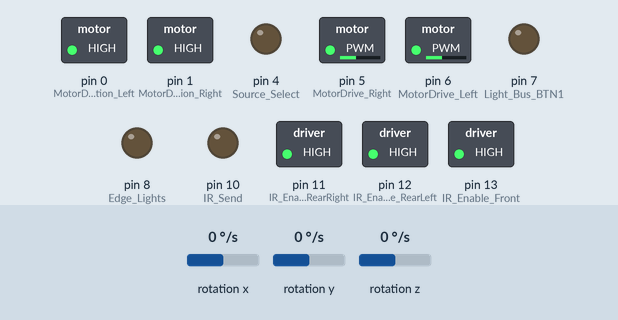
Recording of a sketch running on a simulated Arduino Uno, built with avr-gcc and run on an emulated ATmega328P. Shown: switched loads named in the sketch (green lamp = pin HIGH), output pins drawn as LEDs (lit = HIGH). Wiring (inferred from the names in the program): L3G4200D gyroscope at I2C address 0x6B. The test bench sets the inputs (shaded band); at power-on: rotation z 0 °/s, rotation x 0 °/s, rotation y 0 °/s.

Above: at 3.2 s.
3.3 s: rotation z set to 100 °/s
6.3 s: rotation z set to -192 °/s
At 8.9 s:
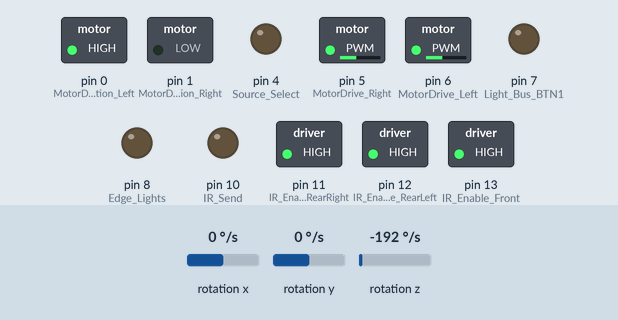
9.3 s: rotation z set to 192 °/s
At 12.0 s:
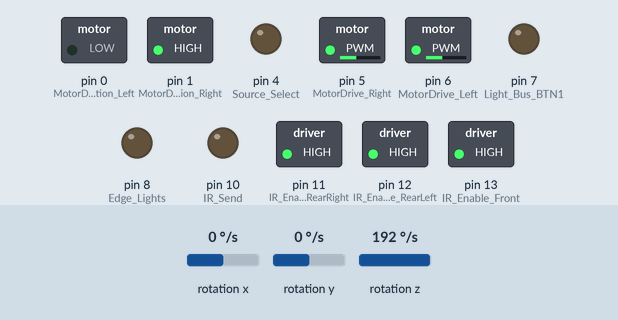
12.3 s: rotation z set to -104 °/s
15.3 s: rotation z set to 0 °/s
At 17.2 s:
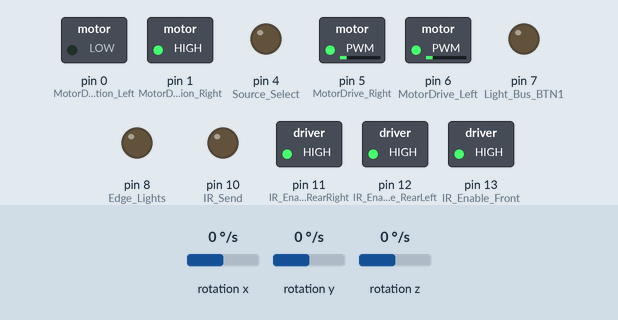
18.3 s: rotation z set to -100 °/s
At 19.7 s:
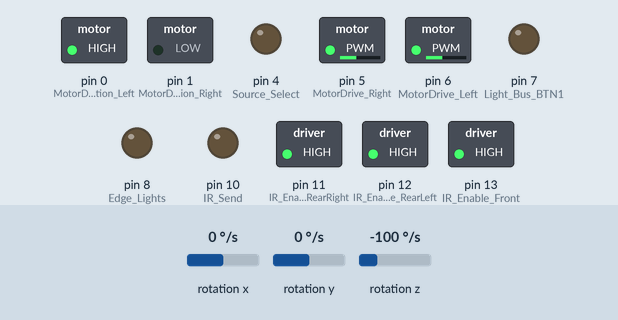
Timing chart, 0 to 20.8 s (numbered marks = the images above; inputs shaded):
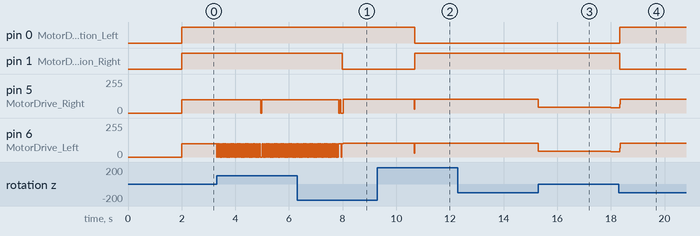

Measured:
- after the input at 6.3 s, pin 0 (MotorDirection_Left): stays HIGH (without the input it goes to LOW after 1.8 s); pin 1 (MotorDirection_Right): goes on until 8.0 s, then stays LOW
- after the input at 9.3 s, pin 5 (MotorDrive_Right), pin 6 (MotorDrive_Left): 102/255 → 27/255 after 1.4 s, → 102/255 0.03 s later
- after the input at 12.3 s, pin 0 (MotorDirection_Left): stays LOW (without the input it goes to HIGH after 1.4 s); pin 1 (MotorDirection_Right): stays HIGH (without the input it goes to LOW after 1.4 s); pin 5 (MotorDrive_Right), pin 6 (MotorDrive_Left): 102/255 → 45/255 after 3.0 s
- after the input at 15.3 s, pin 0 (MotorDirection_Left): stays LOW (without the input it goes to HIGH after 0.02 s); pin 1 (MotorDirection_Right): stays HIGH (without the input it goes to LOW after 0.02 s)
- after the input at 18.3 s, pin 0 (MotorDirection_Left): LOW → HIGH at once; pin 1 (MotorDirection_Right): HIGH → LOW at once; pin 5 (MotorDrive_Right), pin 6 (MotorDrive_Left): 39/255 → 102/255 at once

The sketch:

lab5.ino
```cpp
/////////////////////////////////////////////////////////////////////////////
////                       Includes + Definitions                        ////
/////////////////////////////////////////////////////////////////////////////

#include <Adafruit_NeoPixel.h>
#include "ci2c.h"

#define TURN_ANGLE    88 // 87 sometimes seems to work better, other times 88
#define CYCLES_SINCE_CORRECTION_THRESHOLD  100

// ***************************************************
// Pin defines
// ***************************************************

#define Accel_Interrupt 2 //used by both Gyro and Accel chips.
#define Accel_Interrupt_Num 0 //pin2 is interrupt 0 on arduino uno board
#define MotorDirection_Right 1
#define MotorDirection_Left 0
#define MotorDrive_Left 6
#define MotorDrive_Right 5
//
#define Chirp 9 //tone(pin, frequency) and noTone(),  or tone(pin, frequency, duration). also look at toneAC library
#define Edge_Lights 8 //turn on IR_FRNT_LEFT_BTM and IR_FRNT_RGHT_BTM
#define _38kHz_Rx 3
#define LightSense_Rear 3 //AD3
#define Source_Select 4
#define LightSense_Left 2 //AD2 //Source_Select LOW=AMB_FRNT_LEFT, HIGH=EDGE_FRNT_LEFT
#define LightSense_Right 1 //AD1 //Source_Select LOW=AMB_FRNT_RIGHT, HIGH=EDGE_FRNT_RIGHT
#define MotorCapBattVolts 0 //AD0 //Source_Select LOW=motor capacitor, HIGH=battery
//
#define IR_Enable_Front 13
#define IR_Enable_RearLeft 12
#define IR_Enable_RearRight 11
#define IR_Send 10
//
#define Light_Bus_BTN1 7 //for 6 neo pixel RGB

// ***************************************************
// end Pin defines
// ***************************************************

// ***************************************************
// Begin Gyro registers
// ***************************************************

#define    L3GD20_REGISTER_WHO_AM_I             0x0F   // 11010100   r
#define   L3GD20_REGISTER_CTRL_REG1            0x20   // 00000111   rw
#define   L3GD20_REGISTER_CTRL_REG2            0x21   // 00000000   rw
#define   L3GD20_REGISTER_CTRL_REG3            0x22   // 00000000   rw
#define   L3GD20_REGISTER_CTRL_REG4            0x23   // 00000000   rw
#define   L3GD20_REGISTER_CTRL_REG5            0x24   // 00000000   rw
#define   L3GD20_REGISTER_REFERENCE            0x25   // 00000000   rw
#define   L3GD20_REGISTER_OUT_TEMP             0x26   //            r
#define   L3GD20_REGISTER_STATUS_REG           0x27   //            r
#define   L3GD20_REGISTER_OUT_X_L              0x28   //            r
#define   L3GD20_REGISTER_OUT_X_H              0x29   //            r
#define   L3GD20_REGISTER_OUT_Y_L              0x2A   //            r
#define   L3GD20_REGISTER_OUT_Y_H              0x2B   //            r
#define   L3GD20_REGISTER_OUT_Z_L              0x2C   //            r
#define   L3GD20_REGISTER_OUT_Z_H              0x2D   //            r
#define   L3GD20_REGISTER_FIFO_CTRL_REG        0x2E   // 00000000   rw
#define   L3GD20_REGISTER_FIFO_SRC_REG         0x2F   //            r
#define   L3GD20_REGISTER_INT1_CFG             0x30   // 00000000   rw
#define   L3GD20_REGISTER_INT1_SRC             0x31   //            r
#define   L3GD20_REGISTER_TSH_XH               0x32   // 00000000   rw
#define   L3GD20_REGISTER_TSH_XL               0x33   // 00000000   rw
#define   L3GD20_REGISTER_TSH_YH               0x34   // 00000000   rw
#define   L3GD20_REGISTER_TSH_YL               0x35   // 00000000   rw
#define   L3GD20_REGISTER_TSH_ZH               0x36   // 00000000   rw
#define   L3GD20_REGISTER_TSH_ZL               0x37   // 00000000   rw
#define   L3GD20_REGISTER_INT1_DURATION        0x38   // 00000000   rw

#define L3GD20_SENSITIVITY_250DPS  (0.00875F)      // Roughly 22/256 for fixed point match

#define   GYRO_ADDRESS  0x6B

// ***************************************************
// end Gyro registers
// ***************************************************

/////////////////////////////////////////////////////////////////////////////
////                        Data Structures                              ////
/////////////////////////////////////////////////////////////////////////////

// Struct to hold PID controller parameters.
struct PID {
  int8_t kp;          // Proportional gain
  int8_t ki;          // Integral gain
  int8_t kd;          // Derivative gain
  int8_t integral;    // Growing integral value
  int8_t error;       // Previous error value for derivative
  int8_t dt;          // Run/sampling interval time/rate
  int8_t minimum;     // Minimum allowed output
  int8_t maximum;     // Maximum allowed output
};

typedef struct {
  int16_t angle; // degrees of desired heading
  uint8_t distance; // desired distance in centimeters
  bool isTurn;
} directionData;

/////////////////////////////////////////////////////////////////////////////
////                       Global Variables                              ////
/////////////////////////////////////////////////////////////////////////////

// Some global variables
bool isTurning = false; // These first two are used to keep track of if we're going straight or turning, defaults to straight.
bool isDrivingStraight = false;

bool isAvoidingObstacle = false; // Follow the avoidance code if this is true.
bool isObstacle = false; // Keep track of if there is an obstacle in the way
uint8_t cyclesSinceCorrectionLeft = 0;
uint8_t cyclesSinceCorrectionRight = 0;
uint8_t cyclesSinceCorrectionStraight = 0;

// This is used in the control task to do maneuvers
int directionIndex = 0;
int16_t directionDataAngle;
uint8_t directionDataDistance;
directionData directions[8];

// These are for the drive straight task.
uint8_t straightLoopCounter = 0;
bool straightPush = true;

// Some global variables for gyroscope data
float gyroAngle = 0;
int16_t gyroDegrees = 0;
uint8_t gyroLoopCount = 0;

I2C_SLAVE gyro; // Gyroscope I2C object

/////////////////////////////////////////////////////////////////////////////
////                       Helper Functions                              ////
/////////////////////////////////////////////////////////////////////////////

// Check for obstacle based on PID controller corrections not moving, return true if obstacle, otherwise false.
bool checkForObstacle() {
  if(isAvoidingObstacle) {
    return false; // Already handling it, so no obstacle.
  }
  if(isObstacle) {
    return true;
  }
  if(cyclesSinceCorrectionStraight >= CYCLES_SINCE_CORRECTION_THRESHOLD ||
        cyclesSinceCorrectionLeft >= CYCLES_SINCE_CORRECTION_THRESHOLD ||
        cyclesSinceCorrectionRight >= CYCLES_SINCE_CORRECTION_THRESHOLD) {
    cyclesSinceCorrectionStraight = 0;
    cyclesSinceCorrectionLeft = 0;
    cyclesSinceCorrectionRight = 0;
    return true; // Obstacle
  }
  return false; // No obstacle
}

// Setup ringo stuff
void ringoSetup() {
  MyHardwareBegin();        //initialize Ringo's brain to work with his circuitry
  //PlayStartChirp();       //Play startup chirp and blink eyes
  //NavigationBegin();
  ////SimpleGyroNavigation();
  //SwitchMyMotorsToSerial(); //Call "SwitchMyMotorsToSerial()" before using Serial.print functions as motors & serial share a line
  //RestartTimer();
  //NavigationBegin();
}

// Reset millis back to 0 (so I can use smaller data types in the loop)
extern volatile unsigned long timer0_millis;
void resetMillis(){
  uint8_t oldSREG = SREG;
  cli();
  timer0_millis = 0;
  SREG = oldSREG;
}


// Get the degrees from the gyro
int16_t GetDegrees() {
  //while(xSemaphoreTake(gyroSemaphore, (TickType_t) 10) == pdFALSE) {} // Wait on semaphore
  return (int16_t)(gyroAngle * 9.0); // This scale factor gets it to the angle in degrees in integer
  //xSemaphoreGive(gyroSemaphore); // Release the semaphore
}

// Read a byte over I2C, helper function
uint8_t i2cRead8(uint8_t reg) {
  uint8_t out[1];
  I2C_read(&gyro, reg, &out[0], 1); // read 1 byte at reg into out
  return out[0];
}

// Write a byte over I2C, helper function
void i2cWrite8(uint8_t reg, uint8_t value) {
  uint8_t in[1];
  in[0] = value;
  I2C_write(&gyro, reg, &in[0], 1); // write 1 byte from in into reg
}

/////////////////////////////////////////////////////////////////////////////
////                               Tasks                                 ////
/////////////////////////////////////////////////////////////////////////////

// task code
// This task WCET is rounded up to 5ms
// This task runs every 30ms
void TaskTurn() {
    if(isTurning) { /* begin if turning 90 degrees */
      MySetPixelRGB( 4, 255, 0, 0); // Set the lights to red
      MySetPixelRGB( 5, 255, 0, 0);
      MyRefreshPixels();
      PID pid = (PID){.kp=3, .ki=0, .kd=100, .integral=0, .error=0, .dt=30, .minimum=-90, .maximum=90}; // setup the PID controller
      MyMotors(0,0); // Make sure the motors have stopped before doing anything (todo: maybe a small delay?)
      int16_t setHeading = directionDataAngle;

      //SimpleGyroNavigation(); // Pull sensors
      int16_t currentHeading = GetDegrees();
      if(abs(abs(setHeading) - abs(currentHeading)) == 0) { // If we have reached set point, stop.
        MyMotors(0,0);
        isTurning = false; // Change modes
        MySetPixelRGB( 0, 0, 255, 0);
        MySetPixelRGB( 4, 0, 0, 0);
        MySetPixelRGB( 5, 0, 0, 0);
        MyRefreshPixels();
        return; // Leave
      }
      int16_t output = CalculatePID(setHeading, currentHeading, &pid); // Calculate the PID control value
      // I added a 12 offset to the PID output value, otherwise finishing the turn wouldn't happen since the motors would run at a speed that's too slow to turn.
      if(output > 0) { // Need to move right
        output = output + 12;
      } else if(output < 0) { // Need to move left
        output = output - 12;
      }
      MyMotors((int)output,-(int)output); // Drive motors with PID output value

    } /* end if turning 90 degrees */
    return;
}

// task code
// This task WCET is rounded up to 9ms
// This task runs every 30ms
void TaskDriveStraight() {
   // Task setup here (like set a pin mode)
   // Task loop here
    if(isDrivingStraight) { /* begin if driving straight */
      MySetPixelRGB( 4, 0, 0, 255); // set the lights to green
      MySetPixelRGB( 5, 0, 0, 255);
      MyRefreshPixels();
      PID pid = (PID){.kp=50, .ki=0, .kd=0, .integral=0, .error=0, .dt=30, .minimum=-100, .maximum=100}; // setup the PID controller
      MyMotors(0,0); // Make sure the motors have stopped before doing anything (todo: maybe a small delay?)
      int16_t setHeading = directionDataAngle;

      //SimpleGyroNavigation();  // Pull sensors
      int16_t currentHeading = GetDegrees();
      int16_t output = CalculatePID(setHeading, currentHeading, &pid); // Get control output
      int16_t headingDiff = currentHeading - setHeading; // Figure out if we need to move left or right, and control motors based on that
      // Runs the motors for 20ms at the control output value to drive towards the set point.
      if(straightPush) {
        straightPush = false;
        straightLoopCounter++; // Keep track of the number of straight driving runs, and change modes back to a turn after 80
        if(headingDiff == 0) {
          cyclesSinceCorrectionStraight = 0;
          cyclesSinceCorrectionLeft++;
          cyclesSinceCorrectionRight++;
          MySetPixelRGB( 3, 0, 0, 255);
          MyRefreshPixels();
        }
        MyMotors(100, 100);  // Drive the motor straight for 30ms to progress forward. The control part above will correct any errors
      } else {
        straightPush = true;
        if(headingDiff > 0) { // Left
          MyMotors(0,(int)abs(output));
          cyclesSinceCorrectionStraight++;
          cyclesSinceCorrectionLeft = 0;
          cyclesSinceCorrectionRight++;
          MySetPixelRGB( 3, 255, 0, 0);
          MyRefreshPixels();
          //vTaskDelay(30 / portTICK_PERIOD_MS);
        } else if(headingDiff < 0) { // Right
          MyMotors((int)abs(output), 0);
          cyclesSinceCorrectionStraight++;
          cyclesSinceCorrectionLeft++;
          cyclesSinceCorrectionRight = 0;
          MySetPixelRGB( 3, 0, 255, 0);
          MyRefreshPixels();
          //vTaskDelay(30 / portTICK_PERIOD_MS);
        } else {
          MyMotors(100, 100);
          cyclesSinceCorrectionStraight = 0;
          cyclesSinceCorrectionLeft++;
          cyclesSinceCorrectionRight++;
          MySetPixelRGB( 3, 0, 0, 255);
          MyRefreshPixels();
        }
      }

      isObstacle = checkForObstacle();

      // This can be used to control how long the sides of the square/rectangle are, at least sort of, it isn't quite perfect.
      // Originally I did a fixed run time before changing modes (in a third task), but had some issues with inconsistency from it sometimes being
      // stopped when it was turning right or left to correct the straight line driving, this guarantees that it always stops at the same spot,
      // and doesn't require that I disable interrupts or anything.
      MySetPixelRGB( 4, 0, straightLoopCounter, 0);
      if(straightLoopCounter == directionDataDistance) {
        straightLoopCounter = 0;
        MyMotors(0,0);
        MySetPixelRGB( 3, 0, 0, 0);
        MySetPixelRGB( 4, 0, 0, 0);
        MySetPixelRGB( 5, 0, 0, 0);
        MyRefreshPixels();
        isDrivingStraight = false; // Change modes
      }
    } /* end if driving straight */
    return;
}

// task code
// This task WCET is rounded up to 1ms
// This task runs every 30ms
void TaskControl() {
   // Task setup here (like set a pin mode)
   // Task loop here

    if(isDrivingStraight || isTurning) { // Wait for the straight or turn task to do its thing
      return; // Nothing to do if the other tasks are doing their thing
    }

    if(!isObstacle && !isAvoidingObstacle) { // If no obstacle, go straight (to reach goal)
      //Serial.println("Straight");
      directionDataAngle = 0;
      directionDataDistance = 50;
      isTurning = false;
      isDrivingStraight = true;
    } else if(isObstacle && !isAvoidingObstacle) { // Try to go around obstacle.
      //Serial.println("Setup avoidance");
      //SimpleGyroNavigation();  // Pull sensors
      int16_t currentHeading = GetDegrees();
      // todo: might want to back up too
      //MyMotors(-100, -100);
      //vTaskDelay(250 / portTICK_PERIOD_MS);
      MyMotors(0, 0);
      directions[0] = (directionData){.angle=currentHeading+90, .distance=0, .isTurn=true}; // turn 90 degrees
      directions[1] = (directionData){.angle=currentHeading+90, .distance=50, .isTurn=false}; // straight 50
      directions[2] = (directionData){.angle=currentHeading, .distance=0, .isTurn=true}; // turn -90
      directions[3] = (directionData){.angle=currentHeading, .distance=50, .isTurn=false}; // straight 50
      directions[4] = (directionData){.angle=currentHeading-90, .distance=0, .isTurn=true}; // turn -90
      directions[5] = (directionData){.angle=currentHeading-90, .distance=50, .isTurn=false}; // straight 50
      directions[6] = (directionData){.angle=currentHeading, .distance=0, .isTurn=true}; // turn 90 degrees
      directions[7] = (directionData){.angle=0, .distance=0, .isTurn=false}; // stop
      directionIndex = 0;
      isAvoidingObstacle = true;
      MyMotors(-100, -100); // Back up
    }

    if(isAvoidingObstacle) {
      //Serial.println("Avoiding");
      // Get the next direction
      MyMotors(0, 0);
      directionDataAngle = directions[directionIndex].angle;
      directionDataDistance = directions[directionIndex].distance;
      isTurning = directions[directionIndex].isTurn;
      isDrivingStraight = !isTurning;
      if(directionDataAngle == 0 && directionDataDistance == 0) { // stop condition
        isAvoidingObstacle = false;
        isObstacle = false;
        isTurning = false;
        isDrivingStraight = false;
      }
      directionIndex++;
      MySetPixelRGB( 0, 0, 0, 0);
      MyRefreshPixels();
    }
    return;
}

// Task code
// This task's WCET was rounded up to 1ms.
// This task runs every 10ms
// Sort of acts like a nonperiodic task because it takes up free time in the frames.
void TaskGyro() {
    uint8_t xhi, xlo, ylo, yhi, zlo, zhi;
    uint8_t out[6];
    float gyroValue = 0;
    //while(xSemaphoreTake(gyroSemaphore, (TickType_t) 10) == pdFALSE) {} // Wait on semaphore
    I2C_read(&gyro, (L3GD20_REGISTER_OUT_X_L | 0x80), &out[0], 6); // read six bytes for position data
    zlo = out[4];
    zhi = out[5];
    gyroValue = (int16_t)(zlo | (zhi << 8)) * L3GD20_SENSITIVITY_250DPS; // scale the value
    gyroAngle += gyroValue / 100.0; // integrate the value
    gyroLoopCount++;
    if(gyroLoopCount > 16) { // Handle drift, not perfect, but better than nothing
      gyroLoopCount = 0;
      gyroAngle -= 0.01;
    }
}

/////////////////////////////////////////////////////////////////////////////
////                               Setup                                 ////
/////////////////////////////////////////////////////////////////////////////

void setup() {
  delay(2000); // Delay so that my hand can move away before gyro calibrates
  ringoSetup(); // Setup ringo stuff
  I2C_init(I2C_FM); // init I2C bus

  // Initialize the gyro
  //while(xSemaphoreTake(gyroSemaphore, (TickType_t) 10) == pdFALSE) {} // Wait on semaphore
  I2C_slave_init(&gyro, GYRO_ADDRESS, I2C_8B_REG);
  uint8_t id = i2cRead8(L3GD20_REGISTER_WHO_AM_I); // get ID, for testing
  i2cWrite8(L3GD20_REGISTER_CTRL_REG1, 0x0F); // Normal mode, enable all three channels
  i2cWrite8(L3GD20_REGISTER_CTRL_REG4, 0x00); // Make sure it's 250 dps resolution
  //xSemaphoreGive(gyroSemaphore); // Release the semaphore
}

/////////////////////////////////////////////////////////////////////////////
////                               Loop                                  ////
/////////////////////////////////////////////////////////////////////////////

/*
 *  This is where the cyclic executive scheduler switches tasks.
 *  I adjusted the timing of my tasks to play nicely with each other.
 *  Each task runs once per short 30ms hyperperiod, allowing each to run at fixed 30ms intervals.
 *  The frame size is 10ms, which allows the drive straight task to run.
 *  Other tasks like the control one take less than 1ms so there is a lot of idle time in that frame.
 *
 *  I rounded up my WCET a ton in hopes that none of them will ever run over.
 *  This allows me to have an optimistic scheduler that doesn't interrupt the tasks.
 */

void loop() {
  resetMillis();
  int startMillis = millis();
  int frameMillisLength = 10; // 10ms frames
  int hyperPeriodMillisLength = 30; // 30ms hyperperiod
  bool taskTurnDone = false;
  bool taskDriveStraightDone = false;
  bool taskControlDone = false;

  while(1) { // Execute a hyperperiod
    if(millis() >= (startMillis + hyperPeriodMillisLength)) { // Hyperperiod (>=30ms) is over, restart loop
      //Serial.println("Done");
      break;
    }
    if(millis() >= (startMillis + (0 * frameMillisLength)) && !taskControlDone) { // Run control task at 0ms
      TaskGyro();
      TaskControl();
      //Serial.println("Control");
      taskControlDone = true;

    } else if(millis() >= (startMillis + (1 * frameMillisLength)) && !taskDriveStraightDone) { // Run straight task at 10ms
      TaskGyro();
      TaskDriveStraight();
      //Serial.println("Straight");
      taskDriveStraightDone = true;

    } else if(millis() >= (startMillis + (2 * frameMillisLength)) && !taskTurnDone) { // Run turn task at 20ms
      TaskGyro();
      TaskTurn();
      //Serial.println("Turn");
      taskTurnDone = true;
    } else {
      //Serial.println(millis());
      //delay(1000);
    }
  }
}
```

Source omitted: MyMotor.ino (827 bytes), MyPixel.ino (1183 bytes), MyRingo.ino (948 bytes), PID.ino (1048 bytes), ci2c.c (15117 bytes), ci2c.h (9725 bytes)
